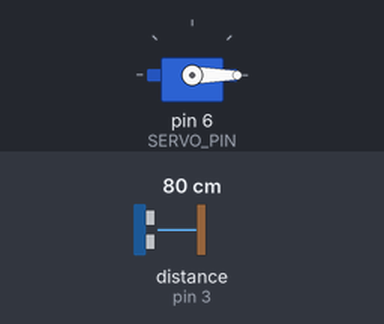
A sketch run on a simulated Arduino Uno, built with avr-gcc and run on an emulated ATmega328P. Shown: servo. Wiring (inferred from the names in the program): ultrasonic range finder: trigger pin 2; echo pin 3. Inputs (shaded band) come from the test bench; at power-on: distance to the obstacle (sensor on pin 3) 80 cm. The echo pulse lasts 58.3 µs per cm.

Above: at 1.2 s.
1.3 s: distance to the obstacle (sensor on pin 3) set to 74 cm
At 2.6 s:
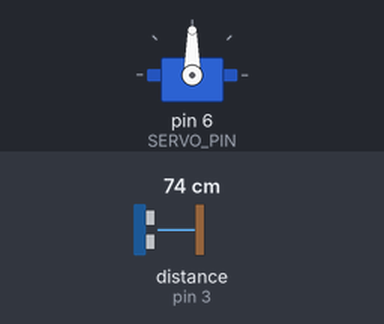
2.9 s: distance to the obstacle (sensor on pin 3) set to 120 cm
At 3.3 s:
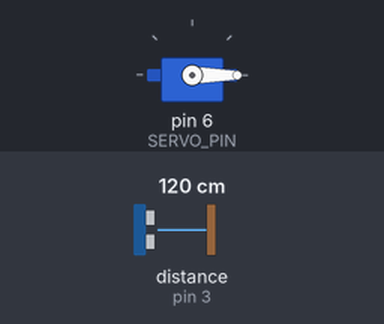
4.4 s: distance to the obstacle (sensor on pin 3) set to 2 cm
At 5.8 s:
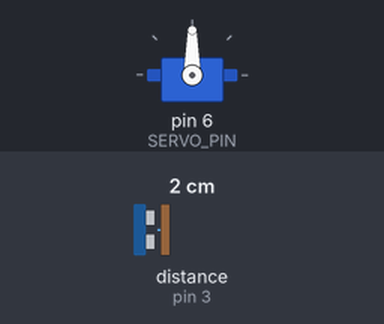
Timing chart, 0 to 7.4 s (numbered marks = the images above; inputs shaded):
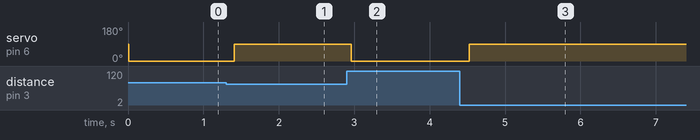

Measured:
- the behaviour switches between 77 and 76 cm on distance to the obstacle (sensor on pin 3) (found by bisection; images 0 and 1)
- after the input at 1.3 s, servo on pin 6 (SERVO_PIN): 0° → 90° after 0.11 s
- after the input at 2.9 s, servo on pin 6 (SERVO_PIN): 90° → 0° after 0.06 s
- after the input at 4.4 s, servo on pin 6 (SERVO_PIN): 0° → 90° after 0.13 s

The sketch:

ArduinoServoWithUltrasonic.ino
```cpp
#include <Servo.h>

#define TRIG_PIN 2
#define ECHO_PIN 3
#define SERVO_PIN 6

int starting_distance;
Servo myservo;

void setup()
{
    pinMode(TRIG_PIN, OUTPUT);
    pinMode(ECHO_PIN, INPUT);
    myservo.attach(SERVO_PIN);
    starting_distance = get_distance();
    Serial.begin(9600);
}
void loop()
{
    int temp_distance = get_distance();
    if (temp_distance < starting_distance - 3)
    {
        myservo.write(90);
        delay(150);
    }
    else
    {
        myservo.write(-90);
        delay(150);
    }
}

int get_distance()
{
    digitalWrite(TRIG_PIN, LOW);
    delayMicroseconds(5);
    digitalWrite(TRIG_PIN, HIGH);
    delayMicroseconds(15);
    digitalWrite(TRIG_PIN, LOW);

    int duration = pulseIn(ECHO_PIN, HIGH);
    return duration / 58;
}
```
